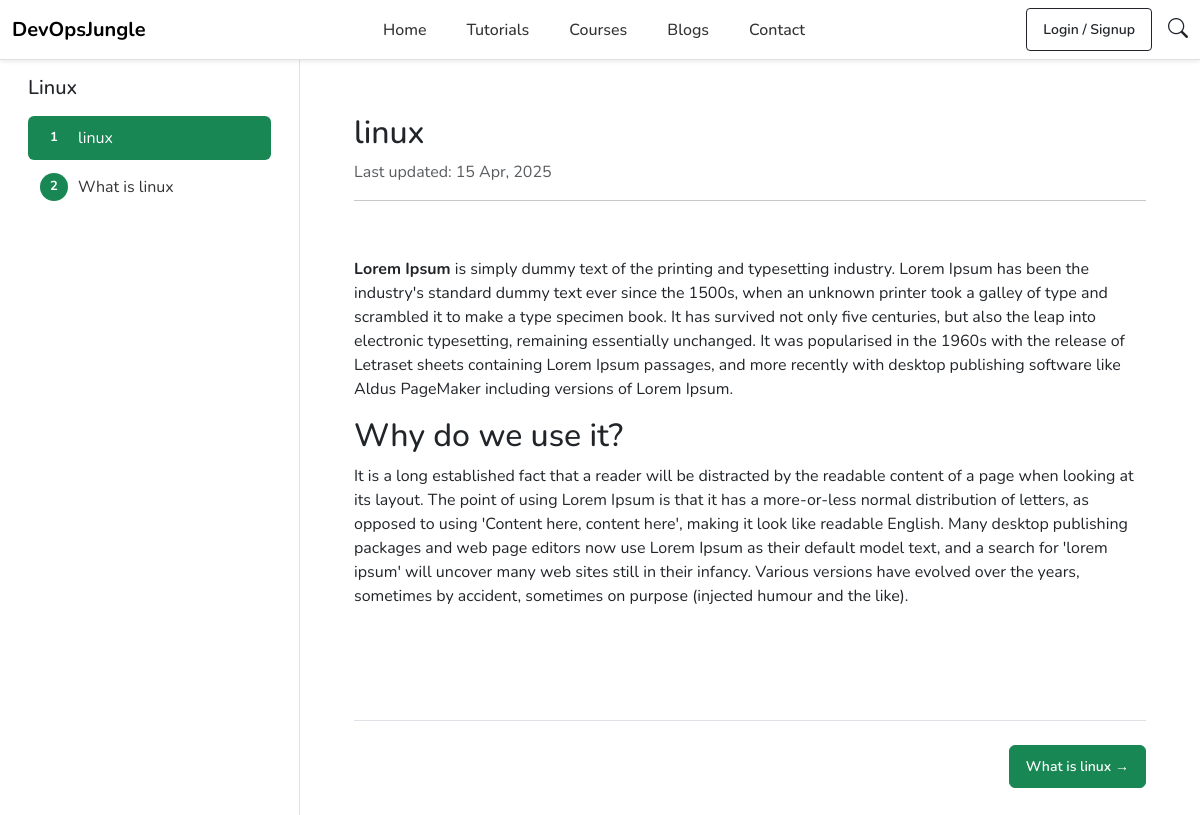
Screenshot of /tutorial/linux/linux with the database file from the repository.
### tables this page shows
CREATE TABLE `tutorial_groups` (
  `id` int(11) NOT NULL,
  `title` varchar(255) NOT NULL,
  `slug` varchar(255) NOT NULL,
  `description` text DEFAULT NULL,
  `icon` varchar(255) DEFAULT NULL,
  `created_at` timestamp NOT NULL DEFAULT current_timestamp()
);

CREATE TABLE `tutorial_pages` (
  `id` int(11) NOT NULL,
  `group_id` int(11) NOT NULL,
  `title` varchar(255) NOT NULL,
  `slug` varchar(255) NOT NULL,
  `content` longtext NOT NULL,
  `position` int(11) DEFAULT 0,
  `is_published` tinyint(1) DEFAULT 1,
  `created_at` timestamp NOT NULL DEFAULT current_timestamp(),
  `updated_at` timestamp NOT NULL DEFAULT current_timestamp() ON UPDATE current_timestamp(),
  `meta_title` varchar(255) DEFAULT NULL,
  `meta_description` text DEFAULT NULL
);

### tutorial.php (the view, shortened to what this page needs)
<?php
require_once('includes/db.php');
$group_slug = $_GET['group'] ?? '';
$topic_slug = $_GET['topic'] ?? '';
$stmt = $conn->prepare("SELECT * FROM tutorial_groups WHERE slug = ?");
$stmt->bind_param("s", $group_slug);
$stmt->execute();
$group_result = $stmt->get_result();
$group = $group_result->fetch_assoc();
$pages_stmt = $conn->prepare("SELECT * FROM tutorial_pages WHERE group_id = ? AND is_published = 1 ORDER BY position ASC");
$pages_stmt->bind_param("i", $group['id']);
$pages_stmt->execute();
$pages_result = $pages_stmt->get_result();
$pages = [];
while ($row = $pages_result->fetch_assoc()) {
    $pages[] = $row;
}
$current_page = null;
if ($topic_slug) {
    foreach ($pages as $p) {
        if ($p['slug'] === $topic_slug) {
            $current_page = $p;
            break;
        }
    }
}
require_once('includes/header.php');
?>
<!DOCTYPE html>
<html lang="en">
<head>
    <link href="https://cdn.jsdelivr.net/npm/bootstrap@5.3.3/dist/css/bootstrap.min.css" rel="stylesheet">
    <link href="/devopsjungle/assets/css/tutorial.css" rel="stylesheet">
</head>
<body>
<div class="container-fluid">
    <div class="row">
        <div class="col-md-3 d-none d-md-block bg-white border-end vh-100 overflow-auto">
            <div class="p-3">
                <h5 class="mb-3"><?= htmlspecialchars($group['title']) ?></h5>
                <?php foreach ($pages as $i => $page): ?>
                    <a href="/devopsjungle/tutorial/<?= $group['slug'] ?>/<?= $page['slug'] ?>"
                       class="topic-link <?= ($current_page['id'] == $page['id']) ? 'active' : '' ?>">
                        <span class="topic-badge"><?= $i + 1 ?></span>
                        <?= htmlspecialchars($page['title']) ?>
                    </a>
                <?php endforeach; ?>
            </div>
        </div>
        <div class="col-md-9 content-area">
            <div class="p-4">
                <?php if ($current_page): ?>
                    <h2 class="mb-2"><?= htmlspecialchars($current_page['title']) ?></h2>
                    <p class="text-muted mb-3">Last updated: <?= date('d M, Y', strtotime($current_page['updated_at'])) ?></p>
                    <hr>
                    <div><?= $current_page['content'] ?></div>
                    <?php
                    $currentIndex = array_search($current_page['id'], array_column($pages, 'id'));
                    $nextPage = $pages[$currentIndex + 1] ?? null;
                    ?>
                    <div class="d-flex justify-content-between mt-5 pt-4 border-top">
                        <?php if ($nextPage): ?>
                            <a href="/devopsjungle/tutorial/<?= $group['slug'] ?>/<?= $nextPage['slug'] ?>" class="btn btn-success">
                                <?= htmlspecialchars($nextPage['title']) ?> →
                            </a>
                        <?php endif; ?>
                    </div>
                <?php else: ?>
                    <p>No tutorial content available.</p>
                <?php endif; ?>
            </div>
        </div>
    </div>
</div>
</body>
</html>

### assets/css/header.css (style rules this page uses)
body { font-family: 'Nunito', sans-serif; }

### assets/css/style.css (style rules this page uses)
body { font-family: 'Nunito', sans-serif; background: linear-gradient(to right, #f9f9f9, #f1f3f5); color: #333; }

### assets/css/tutorial.css (style rules this page uses)
body { font-family: 'Nunito', sans-serif; background-color: #f5f5f5; }
.topic-link { display: flex; align-items: center; text-decoration: none; padding: 8px 12px; margin-bottom: 5px; border-radius: 6px; color: #333; transition: background-color 0.2s ease; }
.topic-link.active { background-color: #198754; color: white; }
.topic-badge { background-color: #198754; color: white; border-radius: 50%; width: 28px; height: 28px; display: inline-flex; align-items: center; justify-content: center; font-size: 13px; font-weight: bold; margin-right: 10px; }
.content-area { padding: 30px; background: white; }
.btn { font-size: 14px; font-weight: 600; padding: 10px 16px; }

### rows the page displays
tutorial_groups: title "Linux"
tutorial_pages: title "linux", updated_at "15 Apr, 2025", content "Lorem Ipsum is simply dummy text of the printing and typesetting industry. Lorem Ipsum has been the industry's standard dummy text ever since the 1500s, when an unknown printer took a galley of type and scrambled it to make a type specimen book. It has survived not only five centuries, but also the leap into electronic typesetting, remaining essentially unchanged. It was popularised in the 1960s with the release of Letraset sheets containing Lorem Ipsum passages, and more recently with desktop publishing software like Aldus PageMaker including versions of Lorem Ipsum. Why do we use it? It is a long established fact that a reader will be distracted by the readable content of a page when…"
tutorial_pages: title "What is linux"

### other values shown
$name "Home"
$name "Tutorials"
$name "Courses"
$name "Blogs"
$name "Contact"
$nextPage['title'] "What is linux"
